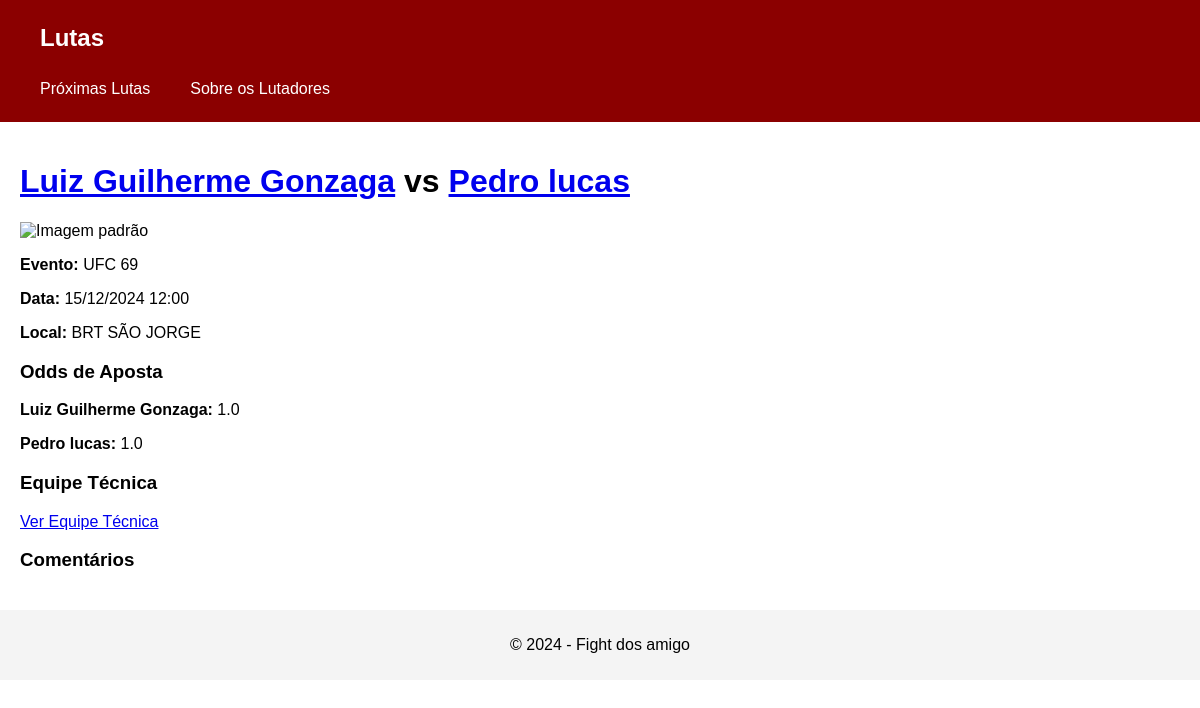
Page /lutas/1/ on the committed database.
### fightcg/models.py (models this page shows, shortened)
class Luta(models.Model):
    evento = models.ForeignKey(Evento, on_delete=models.CASCADE)
    lutador1 = models.ForeignKey(Lutador, on_delete=models.CASCADE, related_name='lutas_como_lutador1')
    lutador2 = models.ForeignKey(Lutador, on_delete=models.CASCADE, related_name='lutas_como_lutador2')
    vencedor = models.ForeignKey(Lutador, on_delete=models.SET_NULL, null=True, blank=True, related_name='lutas_vencidas')  # Altere o related_name aqui
    round_final = models.PositiveIntegerField(blank=True, null=True)
    foto = models.ImageField(upload_to='lutas/', blank=True, null=True)
    metodo_vitoria = models.CharField(
        max_length=100,
        choices=[
            ('N/A', 'Não Aplicável'),
            ('KO', 'Nocaute'),
            ('TKO', 'Nocaute Técnico'),
            ('Submission', 'Finalização'),
            ('Decision', 'Decisão')
        ],
        default='N/A'
    )

class Lutador(models.Model):
    nome = models.CharField(max_length=100)
    apelido = models.CharField(max_length=100, blank=True, null=True)
    idade = models.PositiveIntegerField()
    peso = models.FloatField()
    altura = models.FloatField()
    descricao = models.TextField(null=True)  # Campo para a história
    foto = models.ImageField(upload_to='lutadores/', blank=True, null=True)  # Foto do lutador
    vitorias = models.PositiveIntegerField(default=0)
    derrotas = models.PositiveIntegerField(default=0)
    empates = models.PositiveIntegerField(default=0)
    categoria = models.ForeignKey('Categoria', on_delete=models.SET_NULL, null=True)
    def __str__(self):
        return self.nome

class Evento(models.Model):
    nome = models.CharField(max_length=200)
    data = models.DateTimeField()
    local = models.CharField(max_length=200)

### fightcg/views.py (the view, shortened to what this page needs)
# urls.py: path('lutas/<int:pk>/', LutaDetailView.as_view(), name='detalhes_luta'),
class LutaDetailView(DetailView):
    model = Luta
    template_name = 'detalhes_luta.html'  # Template para renderizar os detalhes
    context_object_name = 'luta'
    def get_context_data(self, **kwargs):
        context = super().get_context_data(**kwargs)
        luta = self.get_object()
        context['odds'] = self.calcular_odds(luta)  # Odds calculadas
        return context
    def calcular_odds(self, luta):
        total_apostas = luta.aposta_set.count()
        if total_apostas == 0:
            return {'lutador1': 1.0, 'lutador2': 1.0}

### fightcg/templates/detalhes_luta.html (shortened to what this page needs)
{% extends 'base.html' %}
{% load static %}
{% block content %}
<div class="container">
    <h1 class="titulo-luta">
        <a href="{% url 'historia_lutadores' %}?lutador={{ luta.lutador1.pk }}" class="link-lutador">{{ luta.lutador1 }}</a> vs
        <a href="{% url 'historia_lutadores' %}?lutador={{ luta.lutador2.pk }}" class="link-lutador">{{ luta.lutador2 }}</a>
    </h1>
    <div class="imagem-luta">
        {% if luta.foto %}
            <img src="{{ luta.foto.url }}" alt="Imagem da luta {{ luta.lutador1 }} vs {{ luta.lutador2 }}">
        {% else %}
            <img src="{% static 'images/placeholder.png' %}" alt="Imagem padrão">
        {% endif %}
    </div>
    <div class="detalhes-luta">
        <p><strong>Evento:</strong> {{ luta.evento.nome }}</p>
        <p><strong>Data:</strong> {{ luta.evento.data|date:"d/m/Y H:i" }}</p>
        <p><strong>Local:</strong> {{ luta.evento.local }}</p>
        <h3>Odds de Aposta</h3>
        <p><strong>{{ luta.lutador1 }}:</strong> {{ odds.lutador1 }}</p>
        <p><strong>{{ luta.lutador2 }}:</strong> {{ odds.lutador2 }}</p>
        <h3>Equipe Técnica</h3>
        <a href="{% url 'equipe_tecnica' luta.pk %}" class="btn">Ver Equipe Técnica</a>
        <h3>Comentários</h3>
    </div>
</div>
{% endblock %}

### app/templates/base.html (style rules this page uses)
body { margin: 0; font-family: Arial, sans-serif; }

### rows in the picture
Luta: lutador1 "Luiz Guilherme Gonzaga", lutador2 "Pedro lucas", evento.nome "UFC 69", evento.data "15/12/2024 12:00", evento.local "BRT SÃO JORGE"

### other values in the picture
{{ odds.lutador1 }} "1.0"
{{ odds.lutador2 }} "1.0"
